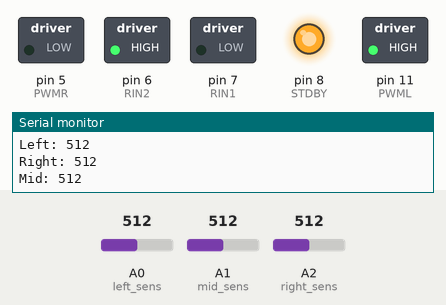
A sketch run on a simulated Arduino Uno, built with avr-gcc and run on an emulated ATmega328P. On the bench: switched loads named in the sketch (green lamp = pin HIGH), output pins drawn as LEDs (lit = HIGH), the last lines printed to the serial monitor. Inputs (shaded band) come from the test bench; at power-on: A0 (left_sens) = 512, A1 (mid_sens) = 512, A2 (right_sens) = 512. Pins used as bus, display or sensor lines are not drawn.

Above: at 1.2 s.
1.3 s: A0 (left_sens) set to 539
2.8 s: A0 (left_sens) set to 563
At 3.7 s:
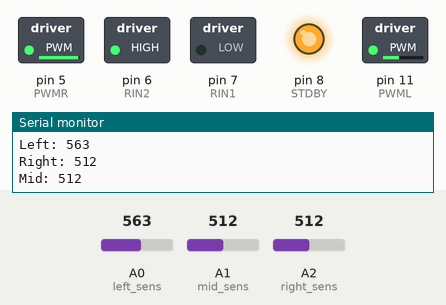
4.3 s: A1 (mid_sens) set to 525
At 5.2 s:
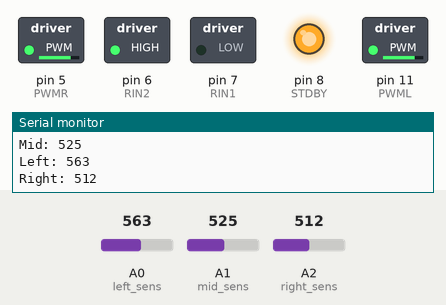
5.8 s: A2 (right_sens) set to 620
8.8 s: A2 (right_sens) set to 643
At 9.7 s:
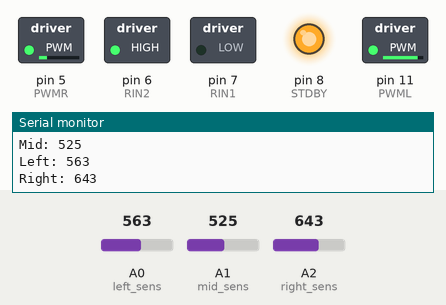
10.3 s: A0 (left_sens) set to 0
At 11.1 s:
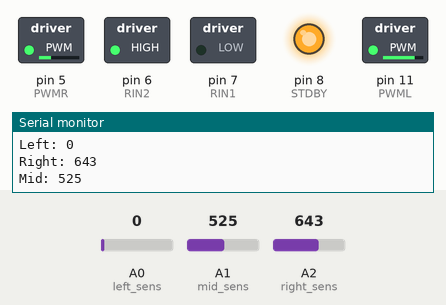
Timing chart, 0 to 12.8 s (numbered marks = the images above; inputs shaded):
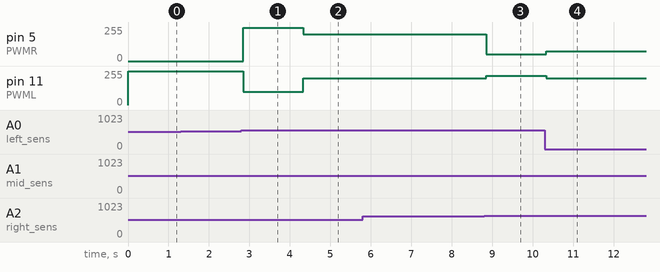

Measured:
- the behaviour switches between 550 and 551 on A0 (left_sens) (found by bisection; images 0 and 1)
- the behaviour switches between 515 and 516 on A1 (mid_sens) (found by bisection; images 1 and 2)
- the behaviour switches between 630 and 631 on A2 (right_sens) (found by bisection; images 2 and 3)
- after the input at 2.8 s, pin 5 (PWMR): 0/255 → 250/255 after 0.05 s; pin 11 (PWML): 255/255 → 100/255 after 0.05 s
- after the input at 4.3 s, pin 5 (PWMR): 250/255 → 200/255 at once; pin 11 (PWML): 100/255 → 200/255 at once
- after the input at 8.8 s, pin 5 (PWMR): 200/255 → 50/255 after 0.06 s; pin 11 (PWML): 200/255 → 220/255 after 0.06 s
- after the input at 10.3 s, pin 5 (PWMR): 50/255 → 75/255 at once; pin 11 (PWML): 220/255 → 200/255 at once

The sketch:

state_6.ino
```cpp
#define START 1
#define GAP_LEFT 2
#define TANK_RIGHT 3
#define CURVY 4
#define DIAMOND 5
#define LOOP 6

const int left_sens = A0;
const int mid_sens = A1;
const int right_sens = A2;

int threshold_l = 550;
int threshold_r = 630;
int threshold_m = 515;
int state;

const int PWML=11; // Pololu drive A
const int LIN2=10;
const int LIN1 =9;
const int STDBY=8;
const int RIN1 =7; // Pololu drive B
const int RIN2 =6;
const int PWMR =5;


int prev = 0;
int cur_turn = 0;
float aggr = 0.95;

// Line Sensor Variables
int l;
int r;
int m;

bool on_line = true;
bool prev_on_line = true;
int gaps = 0;


#define GAP 1;
#define RIGHT 2;
#define LEFT 3;

void setup() {
  // put your setup code here, to run once:
  Serial.begin(9600);

  pinMode(PWMR , OUTPUT);
  pinMode(RIN1 , OUTPUT);
  pinMode(RIN2 , OUTPUT);
  pinMode(LIN1 , OUTPUT);
  pinMode(LIN2 , OUTPUT);
  pinMode(PWML , OUTPUT);
  pinMode(STDBY , OUTPUT);
  digitalWrite(STDBY , HIGH);

  prev = 3;
  cur_turn = 0;
  drive(0, 0);

}


void loop() {
  l = sense_l();
  r = sense_r();
  m = sense_m();

  cur_turn = turn_dir_6(prev);
  prev = cur_turn;
  make_turn_6(cur_turn);

  delay(5);
}


void drive(int speedL, int speedR){
  // Here, speed is an integer from -255 to 255
  motorWrite(speedL, LIN1, LIN2, PWML);
  motorWrite(speedR, RIN1, RIN2, PWMR);
}

void motorWrite(int spd, int pin_IN1 , int pin_IN2 , int pin_PWM){
  if (spd < 0){
    digitalWrite(pin_IN1 , HIGH); // go one way
    digitalWrite(pin_IN2 , LOW);
  }
  else{
    digitalWrite(pin_IN1 , LOW); // go the other way
    digitalWrite(pin_IN2 , HIGH);
  }
  analogWrite(pin_PWM , abs(spd));
}

int sense_l() {
  int s = analogRead(left_sens);
  Serial.print("Left: ");
  Serial.println(s);
  if (s > threshold_l) {
    return 1;
  } else {
    return 0;
  }
}
int sense_r() {
  int s = analogRead(right_sens);
  Serial.print("Right: ");
  Serial.println(s);
  if (s > threshold_r) {
    return 1;
  } else {
    return 0;
  }
}
int sense_m() {
  int s = analogRead(mid_sens);
  Serial.print("Mid: ");
  Serial.println(s);
  if (s > threshold_m) {
    return 1;
  } else {
    return 0;
  }
}

int turn_dir_6(int prev_turn) {
  if (l == 1 && r == 1 && m == 1){
    return 1; // slight right
  }
  else if (l == 0 && r == 1 && m ==1){
    return 2; // hard right
  }
  else if (l == 0 && r == 1 && m ==0){
    return 3; // huge right
  }
  else if (l == 1 && r == 0 && m ==1){
    return 0; // straight
  }
  else if (l == 1 && r == 0 && m ==0){
    return -2; // big left
  }
  else if (l==0 && r == 0 && m == 0){
    if (prev_turn == 2 || prev_turn == 1) {
      return 3;
    }
    else if (prev_turn == -2 || prev_turn == -1) {
      return -3;
    }
    return prev_turn; // continue last motion
  }
  else{
    return prev_turn;
  }
}

void make_turn_6(int turn){
  if (turn == 0){
    drive(200, 200);
  }
  if (turn == 1){
    drive(220, 50);
  }
  if (turn == 2) {
    drive(200, 75);
  }
  if (turn == 3) {
    drive(255, 0);
  }
  if (turn == -1){
    drive(125, 225);
  }
  if (turn == -2) {
    drive(100, 250);
  }
  if (turn == -3) {
    drive(0, 255);
  }
}
```
